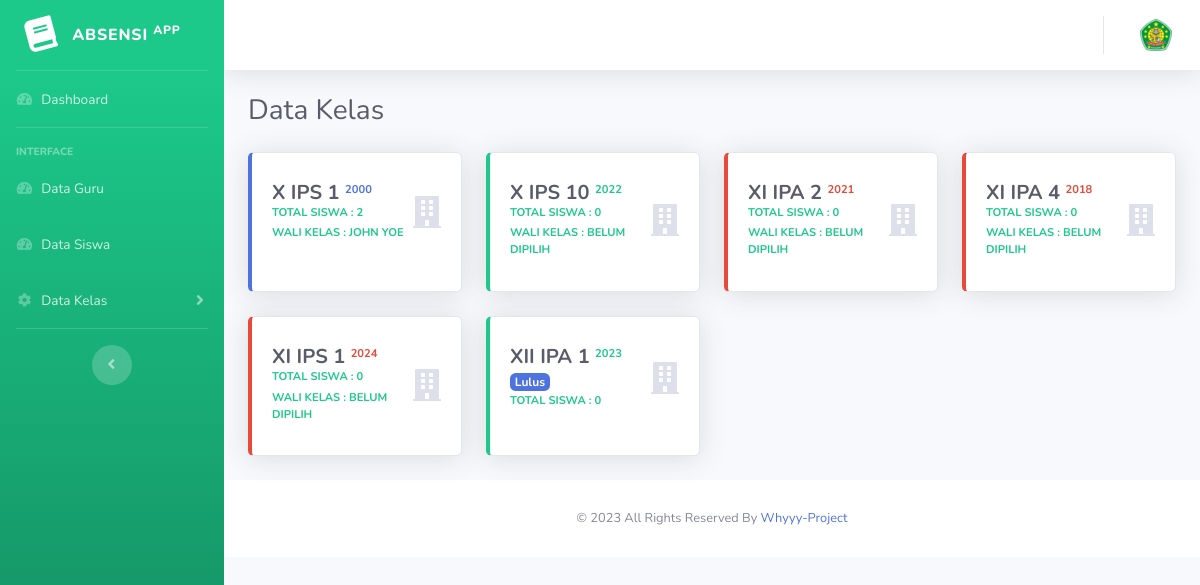
Page /public/view/layouts/admin/data_kelas.php on the earlier database version.
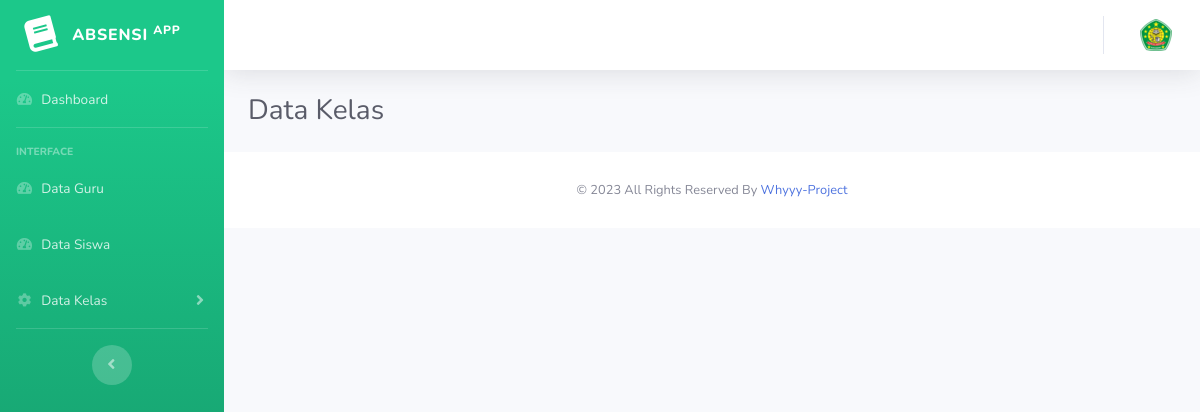
Same page on the later database version.
### tables this page shows
CREATE TABLE `tb_kelas` (
  `id_kelas` int(11) NOT NULL,
  `nama_kelas` varchar(255) NOT NULL,
  `angkatan_kelas` varchar(255) NOT NULL,
  `status_kelas` enum('1','0') NOT NULL
);

CREATE TABLE `kariyawan` (
  `id_kariyawan` int(11) NOT NULL,
  `nama_kariyawan` varchar(255) NOT NULL,
  `jenis` varchar(255) NOT NULL,
  `id_akun` int(11) NOT NULL,
  `id_kelas` int(11) DEFAULT NULL
);

### query/admin/kelas.php (called while the page is built, shortened)
<?php
$qry_kelas = mysqli_query($db, "SELECT * FROM tb_kelas ORDER BY nama_kelas");
function totalSiswa($kodeKelas, $db)
{
    $qryKelasSiswa = mysqli_query($db, "SELECT * FROM tb_siswa WHERE id_kelas = '$kodeKelas'");
    return mysqli_num_rows($qryKelasSiswa);
}
function waliKelas($kodeKelas, $db)
{
    $qryWali = mysqli_query($db, "SELECT * FROM `tb_kelas` LEFT JOIN kariyawan ON kariyawan.id_kelas = tb_kelas.id_kelas WHERE tb_kelas.id_kelas = $kodeKelas LIMIT 1;");
    $namaWali = mysqli_fetch_array($qryWali);
    $namaWali['nama_kariyawan'] == null ? $wali = "Belum dipilih" : $wali = $namaWali['nama_kariyawan'];
    return $wali;
}

### public/view/layouts/admin/data_kelas.php (the view, shortened to what this page needs)
<?php
include "public/view/layouts/header.php";
include "public/view/partials/admin/admin_sidebar.php";
include "public/view/partials/admin/admin_wrapper.php";
?>
<div class="container-fluid">
    <div class="d-sm-flex align-items-center justify-content-between mb-4">
        <h1 class="h3 mb-0 text-gray-800">Data Kelas</h1>
    </div>
    <?php
    include "query/admin/kelas.php";
    ?>
    <div class="row">
        <?php foreach ($qry_kelas as $kelas) : ?>
            <?php
            $dataArray = ['primary', 'danger', 'success', 'danger', 'warning'];
            $randomIndex = array_rand($dataArray);
            $randomValue = $dataArray[$randomIndex];
            ?>
            <div class="col-xl-3 col-md-6 col-sm-6 mb-4">
                <a class="text-decoration-none" href="?hlm=detail-kelas">
                    <div class="card border-left-<?= $randomValue ?> shadow h-100 py-2">
                        <div class="card-body">
                            <div class="row no-gutters align-items-center">
                                <div class="col mr-2">
                                    <div class="h5 mb-0 font-weight-bold text-gray-800">
                                        <?= $kelas['nama_kelas'] ?>
                                        <sup class="text-xs text-<?= $randomValue ?>"><?= $kelas['angkatan_kelas'] ?></sup>
                                    </div>
                                    <div class="badge badge-primary <?= $kelas['status_kelas'] == 1 ? "d-none" : "" ?>" role="alert" id="minLenght">
                                        <?= $kelas['status_kelas'] == 1 ? "" : "Lulus" ?>
                                    </div>
                                    <div class="text-xs font-weight-bold text-success text-uppercase mb-1">
                                        Total Siswa : <?= totalSiswa($kelas['id_kelas'], $db) ?></div>
                                    <div class="<?= $kelas['status_kelas'] == 1 ? "" : "d-none" ?> text-xs font-weight-bold text-success text-uppercase mb-1">
                                        Wali Kelas : <?= waliKelas($kelas['id_kelas'], $db) ?></div>
                                </div>
                                <div class="col-auto">
                                    <i class="fas fa-building fa-2x text-gray-300"></i>
                                </div>
                            </div>
                        </div>
                    </div>
                </a>
            </div>
        <?php endforeach; ?>
    </div>
</div>
<?php
include "public/view/layouts/footer.php";
?>

### public/view/layouts/header.php (shortened to what this page needs)
<!DOCTYPE html>
<html lang="en">
<head>
    <link href="public/assets/vendor/fontawesome-free/css/all.min.css" rel="stylesheet" type="text/css">
    <link href="public/assets/css/sb-admin-2.min.css" rel="stylesheet">
    <link href="public/assets/vendor/datatables/dataTables.bootstrap4.min.css" rel="stylesheet">
</head>
<body id="page-top">
    <div id="wrapper">

### public/view/partials/admin/admin_sidebar.php (shortened to what this page needs)
<ul class="navbar-nav bg-gradient-success sidebar sidebar-dark accordion" id="accordionSidebar">
    <a class="sidebar-brand d-flex align-items-center justify-content-center" href="?hlm=dashboard">
        <div class="sidebar-brand-icon rotate-n-15">
            <i class="fas fa-book"></i>
        </div>
        <div class="sidebar-brand-text mx-3">absensi <sup>app</sup></div>
    </a>
    <hr class="sidebar-divider my-0">
    <li class="nav-item">
        <a class="nav-link" href="?hlm=dashboard">
            <i class="fas fa-fw fa-tachometer-alt"></i>
            <span>Dashboard</span></a>
    </li>
    <hr class="sidebar-divider">
    <div class="sidebar-heading">
        Interface
    </div>
    <li class="nav-item">
        <a class="nav-link" href="?hlm=guru">
            <i class="fas fa-fw fa-tachometer-alt"></i>
            <span>Data Guru</span></a>
    </li>
    <li class="nav-item">
        <a class="nav-link" href="?hlm=siswa">
            <i class="fas fa-fw fa-tachometer-alt"></i>
            <span>Data Siswa</span></a>
    </li>
    <li class="nav-item">
        <a class="nav-link collapsed" href="#" data-toggle="collapse" data-target="#collapseTwo" aria-expanded="true" aria-controls="collapseTwo">
            <i class="fas fa-fw fa-cog"></i>
            <span>Data Kelas</span>
        </a>
    </li>
    <hr class="sidebar-divider">
    <div class="text-center d-none d-md-inline">
        <button class="rounded-circle border-0" id="sidebarToggle"></button>
    </div>
</ul>

### public/view/partials/admin/admin_wrapper.php (shortened to what this page needs)
<div id="content-wrapper" class="d-flex flex-column">
    <div id="content">
        <nav class="navbar navbar-expand navbar-light bg-white topbar mb-4 static-top shadow">
            <ul class="navbar-nav ml-auto">
                <li class="nav-item dropdown no-arrow">
                    <a class="nav-link dropdown-toggle" href="#" id="userDropdown" role="button" data-toggle="dropdown" aria-haspopup="true" aria-expanded="false">
                        <img class="img-profile" src="public/images/abror.ico">
                    </a>
                </li>
            </ul>
        </nav>

### public/view/layouts/footer.php (shortened to what this page needs)
<footer class="sticky-footer bg-white">
    <div class="container my-auto">
        <div class="copyright text-center my-auto">
            <span>&copy; <?= date('Y') ?> All Rights Reserved By
                <a href="https://github.com/whyyy24" class="text-decoration-none">Whyyy-Project</a></span>
        </div>
    </div>
</footer>
</div>
</div>
</body>
</html>

Differences in the rows shown:
removed tb_kelas: nama_kelas "X IPS 1", angkatan_kelas "2000", id_kelas "2", id_kelas.nama_kariyawan "JOHN YOE"
removed tb_kelas: nama_kelas "X IPS 10", angkatan_kelas "2022", id_kelas "0", id_kelas "BELUM DIPILIH"
removed tb_kelas: nama_kelas "XI IPA 2", angkatan_kelas "2021", id_kelas "0", id_kelas "BELUM DIPILIH"
removed tb_kelas: nama_kelas "XI IPA 4", angkatan_kelas "2018", id_kelas "0", id_kelas "BELUM DIPILIH"
removed tb_kelas: nama_kelas "XI IPS 1", angkatan_kelas "2024", id_kelas "0", id_kelas "BELUM DIPILIH"
removed tb_kelas: nama_kelas "XII IPA 1", angkatan_kelas "2023", status_kelas "Lulus", id_kelas "0"
